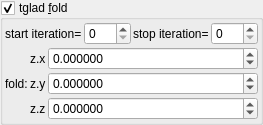
    <widget class="MyGroupBox" name="groupCheck_transf_function_enabledI_false">
     <property name="toolTip">
      <string/>
     </property>
     <property name="title">
      <string>tglad &amp;fold</string>
     </property>
     <property name="checkable">
      <bool>true</bool>
     </property>
     <layout class="QVBoxLayout" name="verticalLayout_35" stretch="0,0">
      <property name="spacing">
       <number>2</number>
      </property>
      <property name="leftMargin">
       <number>2</number>
      </property>
      <property name="topMargin">
       <number>2</number>
      </property>
      <property name="rightMargin">
       <number>2</number>
      </property>
      <property name="bottomMargin">
       <number>2</number>
      </property>
      <item>
       <layout class="QHBoxLayout" name="horizontalLayout_14" stretch="0,1,0,1">
        <property name="topMargin">
         <number>0</number>
        </property>
        <item>
         <widget class="QLabel" name="label_85">
          <property name="text">
           <string>start iteration=</string>
          </property>
          <property name="wordWrap">
           <bool>true</bool>
          </property>
         </widget>
        </item>
        <item>
         <widget class="MySpinBox" name="spinboxInt_transf_start_iterations_I">
          <property name="enabled">
           <bool>true</bool>
          </property>
          <property name="sizePolicy">
           <sizepolicy hsizetype="Minimum" vsizetype="Maximum">
            <horstretch>0</horstretch>
            <verstretch>0</verstretch>
           </sizepolicy>
          </property>
          <property name="maximum">
           <number>999</number>
          </property>
         </widget>
        </item>
        <item>
         <widget class="QLabel" name="label_71">
          <property name="text">
           <string>stop iteration=</string>
          </property>
          <property name="wordWrap">
           <bool>true</bool>
          </property>
         </widget>
        </item>
        <item>
         <widget class="MySpinBox" name="spinboxInt_transf_stop_iterations_I">
          <property name="enabled">
           <bool>true</bool>
          </property>
          <property name="sizePolicy">
           <sizepolicy hsizetype="Minimum" vsizetype="Maximum">
            <horstretch>0</horstretch>
            <verstretch>0</verstretch>
           </sizepolicy>
          </property>
          <property name="maximum">
           <number>999</number>
          </property>
         </widget>
        </item>
       </layout>
      </item>
      <item>
       <layout class="QGridLayout" name="gridLayout_18" columnstretch="0,0,1">
        <property name="spacing">
         <number>2</number>
        </property>
        <item row="0" column="1">
         <widget class="QLabel" name="label_135">
          <property name="text">
           <string notr="true">z.x</string>
          </property>
         </widget>
        </item>
        <item row="1" column="1">
         <widget class="QLabel" name="label_134">
          <property name="text">
           <string notr="true">z.y</string>
          </property>
         </widget>
        </item>
        <item row="2" column="1">
         <widget class="QLabel" name="label_133">
          <property name="text">
           <string notr="true">z.z</string>
          </property>
         </widget>
        </item>
        <item row="1" column="0">
         <widget class="QLabel" name="label_114">
          <property name="text">
           <string>fold:</string>
          </property>
         </widget>
        </item>
        <item row="0" column="2">
         <widget class="MyDoubleSpinBox" name="spinbox3_transf_offsetA_000_x">
          <property name="sizePolicy">
           <sizepolicy hsizetype="Minimum" vsizetype="Maximum">
            <horstretch>0</horstretch>
            <verstretch>0</verstretch>
           </sizepolicy>
          </property>
          <property name="prefix">
           <string/>
          </property>
          <property name="suffix">
           <string/>
          </property>
          <property name="decimals">
           <number>6</number>
          </property>
          <property name="minimum">
           <double>-99.989999999999995</double>
          </property>
          <property name="maximum">
           <double>99.989999999999995</double>
          </property>
          <property name="singleStep">
           <double>0.100000000000000</double>
          </property>
         </widget>
        </item>
        <item row="1" column="2">
         <widget class="MyDoubleSpinBox" name="spinbox3_transf_offsetA_000_y">
          <property name="sizePolicy">
           <sizepolicy hsizetype="Minimum" vsizetype="Maximum">
            <horstretch>0</horstretch>
            <verstretch>0</verstretch>
           </sizepolicy>
          </property>
          <property name="prefix">
           <string/>
          </property>
          <property name="suffix">
           <string/>
          </property>
          <property name="decimals">
           <number>6</number>
          </property>
          <property name="minimum">
           <double>-99.989999999999995</double>
          </property>
          <property name="maximum">
           <double>99.989999999999995</double>
          </property>
          <property name="singleStep">
           <double>0.100000000000000</double>
          </property>
         </widget>
        </item>
        <item row="2" column="2">
         <widget class="MyDoubleSpinBox" name="spinbox3_transf_offsetA_000_z">
          <property name="sizePolicy">
           <sizepolicy hsizetype="Minimum" vsizetype="Maximum">
            <horstretch>0</horstretch>
            <verstretch>0</verstretch>
           </sizepolicy>
          </property>
          <property name="prefix">
           <string/>
          </property>
          <property name="suffix">
           <string/>
          </property>
          <property name="decimals">
           <number>6</number>
          </property>
          <property name="minimum">
           <double>-99.989999999999995</double>
          </property>
          <property name="maximum">
           <double>99.989999999999995</double>
          </property>
          <property name="singleStep">
           <double>0.100000000000000</double>
          </property>
         </widget>
        </item>
       </layout>
      </item>
     </layout>
    </widget>
